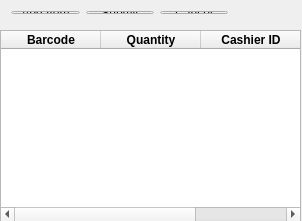
<?xml version="1.0" encoding="UTF-8"?>
<ui version="4.0">
 <class>transact</class>
 <widget class="QWidget" name="transact">
  <property name="geometry">
   <rect>
    <x>0</x>
    <y>0</y>
    <width>302</width>
    <height>221</height>
   </rect>
  </property>
  <property name="windowTitle">
   <string>transact</string>
  </property>
  <widget class="QTableWidget" name="transact_table">
   <property name="geometry">
    <rect>
     <x>0</x>
     <y>30</y>
     <width>301</width>
     <height>192</height>
    </rect>
   </property>
   <column>
    <property name="text">
     <string>Barcode</string>
    </property>
    <property name="font">
     <font>
      <weight>75</weight>
      <bold>true</bold>
     </font>
    </property>
   </column>
   <column>
    <property name="text">
     <string>Quantity</string>
    </property>
    <property name="font">
     <font>
      <weight>75</weight>
      <bold>true</bold>
     </font>
    </property>
   </column>
   <column>
    <property name="text">
     <string>Cashier ID</string>
    </property>
    <property name="font">
     <font>
      <weight>75</weight>
      <bold>true</bold>
     </font>
    </property>
   </column>
  </widget>
  <widget class="QWidget" name="layoutWidget">
   <property name="geometry">
    <rect>
     <x>0</x>
     <y>0</y>
     <width>239</width>
     <height>25</height>
    </rect>
   </property>
   <layout class="QHBoxLayout" name="horizontalLayout">
    <item>
     <widget class="QPushButton" name="transact_Item_add">
      <property name="text">
       <string>Add Item</string>
      </property>
     </widget>
    </item>
    <item>
     <widget class="QPushButton" name="transact_Submit">
      <property name="text">
       <string>Submit</string>
      </property>
     </widget>
    </item>
    <item>
     <widget class="QPushButton" name="transact_Cancel">
      <property name="text">
       <string>Cancel</string>
      </property>
     </widget>
    </item>
   </layout>
  </widget>
 </widget>
 <layoutdefault spacing="6" margin="11"/>
 <resources/>
 <connections/>
</ui>
